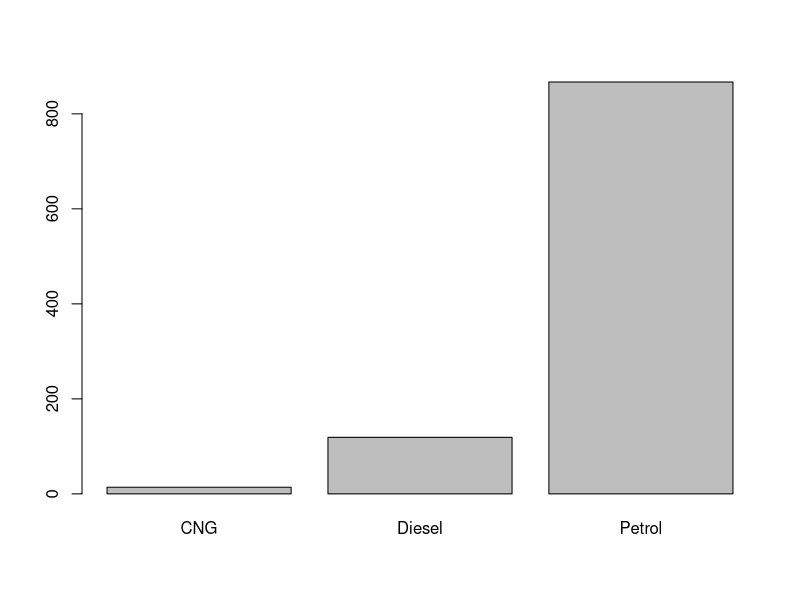
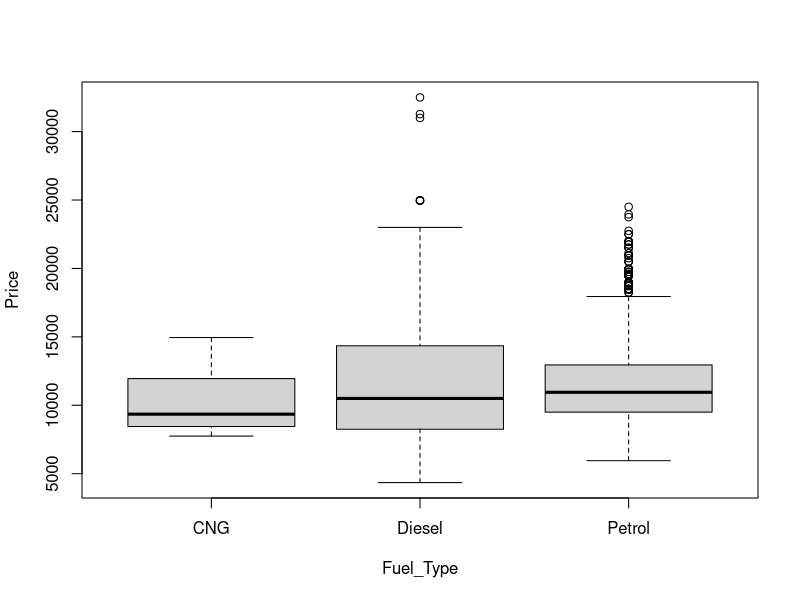
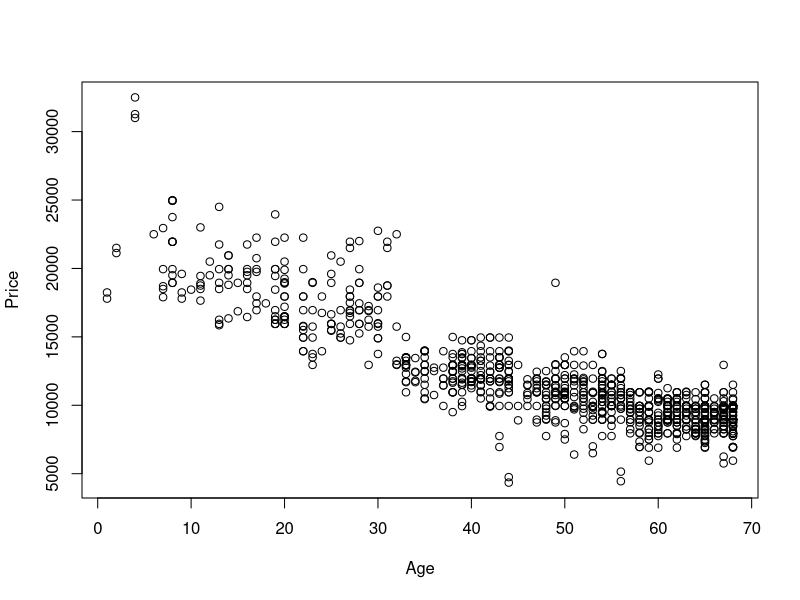
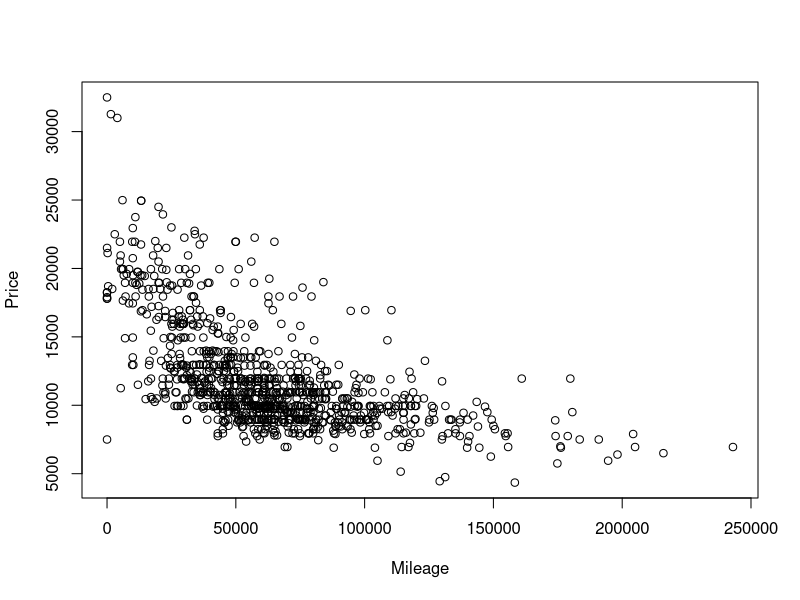
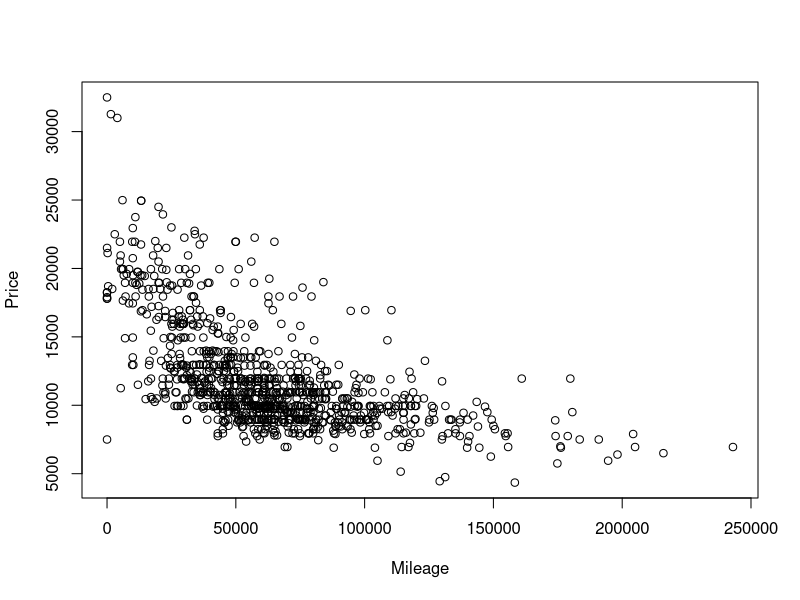
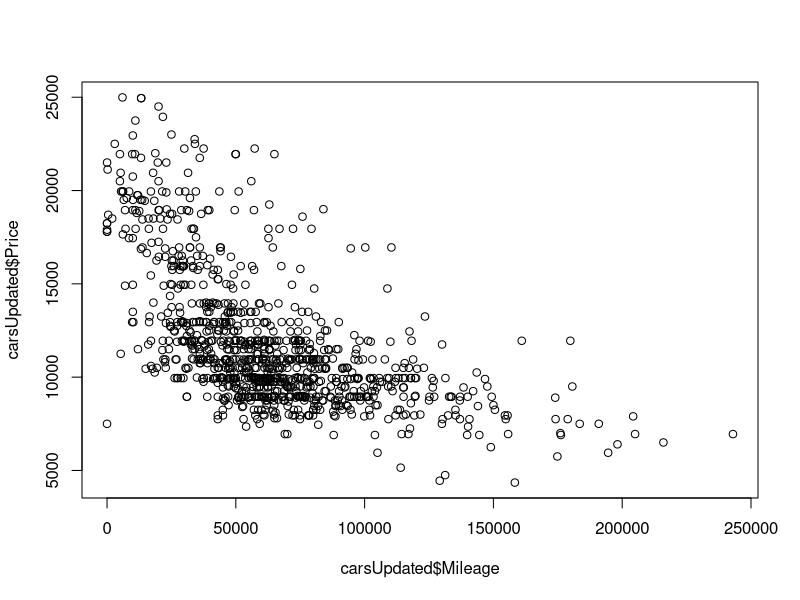

Here is the R script that generated these plots, in order:
#Programming 1 - Assignment 5
#Your name(s):Genesis Roberto and Steven Broussard


# The file Toyota5.csv includes data for 1000 used Toyota Corollas, 
# including their prices and specification information:

#Price (in dollars)
#Age (in months)
#Mileage 
#Horse_Power
#Metallic_Color (1=yes, 0=no)
#Automatic (1=yes, 0=no)
#CC (cylinder volume)
#Doors
#Weight (in kg)
#Fuel Type (diesel, petrol, CNG)


# Load "Toyota5.csv" and save it as carsData.
# Load any packages that you may use for this assignment

Toyota5=read.csv("Toyota5.csv")
library(ggplot2)
library(tidyverse)

#Q1:
# Check all the columns/variable to find the variable that has missing values. 
  anyNA(Toyota5)
  apply(Toyota5,2,anyNA) #only Mileage column has True missing values 
# Locate and replace missing values with the average
  is.na(Toyota5$Mileage)
  sum(is.na(Toyota5$Mileage)) #Counts number of missing values for Mileage column
  mileage_missingrow=which(is.na(Toyota5$Mileage)) # Obtains the row number of missing values
  Toyota5$Mileage[mileage_missingrow]=mean(Toyota5$Mileage,na.rm=TRUE)
  
# of the non-missing values of the corresponding variable.
  sum(is.na(Toyota5$Mileage))



#Q2:
# Summarize the fuel type variable using either a frequency table or a plot.
  fuel_type_freq= table(Toyota5$Fuel_Type)
  fuel_type_freq
  barplot(sort(fuel_type_freq))
  
# Write a code that returns the name of the most common fuel type category.
 which.max(fuel_type_freq)
 
#Q3:
# Create a boxplot that compares the distribution of price across different fuel types.
 boxplot(Price~Fuel_Type,Toyota5)
 
# Also, write a code that calculates the average price for each of these fuel type categories.
 Avg_fuel_price=aggregate(Price~Fuel_Type,data=Toyota5,FUN=mean)
 Avg_fuel_price
 
 
# Which fuel category has the highest average price? 
# (write a code that returns both the name and the average price of this category)
Avg_fuel_price[which.max(Avg_fuel_price$Price),]

 
#Q4:
# Create two scatterplots: Price (y-axis) vs. Age (x-axis), Price (y-axis) vs. Mileage (x-axis)
   plot(Price~Age,data=Toyota5)
   plot(Price~Mileage,data=Toyota5)
 
# Which of the variables is more correlated with price? Calculate the appropriate measure that can help you answer this question?
   Age_Price_correlation = cor(Toyota5$Age,Toyota5$Price)
   Age_Price_correlation #Age is more correlated with price as it's closer to -1 
   Mileage_Price_correlation = cor(Toyota5$Mileage,Toyota5$Price) 
   Mileage_Price_correlation

#Q5:
# Referring to the plots of Q4, identify and remove the three cars that are outliers with higher price.
   plot(Price~Mileage,data=Toyota5)
   Toyota5[(Toyota5$Price>26000),]
# Save the results as a new dataset, called carsUpdated.
   carsUpdated= Toyota5[(Toyota5$Price<26000),]
   carsUpdated
   plot(carsUpdated$Mileage,carsUpdated$Price)
   
   
#Q6: 
# Run a regression of price using age as the only predictor. (use the updated dataset)
# Save the results as regMileage. Write a code that returns the summary of the results.
   regAge = lm(Price~Age,carsUpdated)
   summary(regAge)
   

#Q7: 
# Run a regression of price using fuel type as the main predictor. (use the updated dataset)
# Save the results as regMileage. Write a code that returns the summary of the results.
  regMileage = lm(Price~Mileage,carsUpdated)
   summary(regMileage)

#Q8:
# Create a table that compares the two regression models in terms of residual standard error and r-squares. 
# (Note: you can do so by building a dataframe of the desired outputs or using stargazer function. 
# In either case, make sure reach row/column is labeled accordingly.)

  model_name=c("regAge","regMileage")
  res.se_value=c(summary(regAge)$sigma,summary(regMileage)$sigma)
  rsq_value=c(summary(regAge)$r.squared,summary(regMileage)$r.squared)
  a.rsq_value=c(summary(regAge)$adj.r.squared,summary(regMileage)$adj.r.squared)
  comb_lm_table=data.frame(model_name,res.se_value,rsq_value,a.rsq_value)
  comb_lm_table


